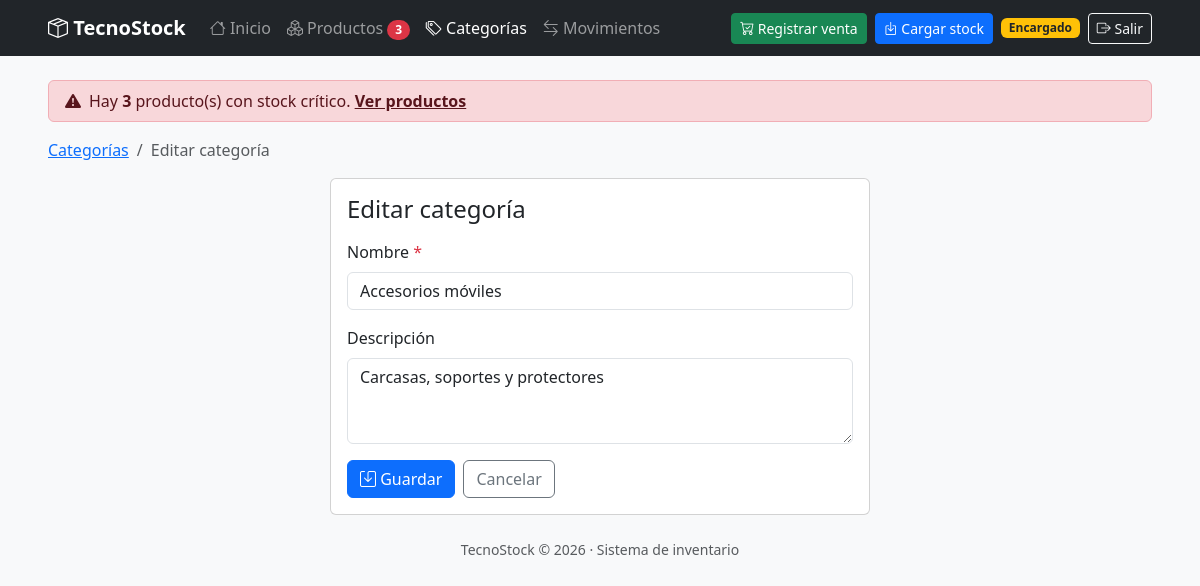
/categorias/form.php?id=5 (signed in), run on the app's committed database.
### tables this page shows
CREATE TABLE categoria (
    id_categoria INT          NOT NULL AUTO_INCREMENT,
    nombre       VARCHAR(60)  NOT NULL,
    descripcion  VARCHAR(255) NULL,
    estado       TINYINT(1)   NOT NULL DEFAULT 1,

    PRIMARY KEY (id_categoria),
    CONSTRAINT uq_categoria_nombre  UNIQUE (nombre),
    CONSTRAINT chk_categoria_estado CHECK (estado IN (0, 1))
);

### includes/funciones.php (called while the page is built, shortened)
<?php
function e($texto): string
{
    return htmlspecialchars((string) $texto, ENT_QUOTES, 'UTF-8');
}
function entero($valor, int $min = 0, int $max = 100000000): ?int
{
    $n = filter_var($valor, FILTER_VALIDATE_INT, [
        'options' => ['min_range' => $min, 'max_range' => $max],
    ]);
    return $n === false ? null : $n;
}

### categorias/form.php (the view, shortened to what this page needs)
<?php
require_once __DIR__ . '/../includes/sesion.php';
$id       = entero($_GET['id'] ?? null, 1);
$esEdicion = $id !== null;
$errores  = [];
$datos    = ['nombre' => '', 'descripcion' => ''];
if ($esEdicion) {
    $stmt = $pdo->prepare('SELECT nombre, descripcion FROM categoria WHERE id_categoria = ?');
    $stmt->execute([$id]);
    $actual = $stmt->fetch();
    $datos = ['nombre' => $actual['nombre'], 'descripcion' => (string) $actual['descripcion']];
}
$titulo  = $esEdicion ? 'Editar categoría' : 'Nueva categoría';
require __DIR__ . '/../includes/header.php';
?>
<nav aria-label="breadcrumb">
    <ol class="breadcrumb">
        <li class="breadcrumb-item"><a href="index.php">Categorías</a></li>
        <li class="breadcrumb-item active"><?= e($titulo) ?></li>
    </ol>
</nav>
<div class="row justify-content-center">
    <div class="col-lg-6">
        <div class="card">
            <div class="card-body">
                <h1 class="h4 mb-3"><?= e($titulo) ?></h1>
                <form method="post" class="needs-validation" novalidate>
                    <div class="mb-3">
                        <label for="nombre" class="form-label">Nombre <span class="text-danger">*</span></label>
                        <input type="text" id="nombre" name="nombre" maxlength="60" required
                               class="form-control<?= isset($errores['nombre']) ? ' is-invalid' : '' ?>"
                               value="<?= e($datos['nombre']) ?>">
                    </div>
                    <div class="mb-3">
                        <label for="descripcion" class="form-label">Descripción</label>
                        <textarea id="descripcion" name="descripcion" maxlength="255" rows="3"
                                  class="form-control<?= isset($errores['descripcion']) ? ' is-invalid' : '' ?>"><?= e($datos['descripcion']) ?></textarea>
                    </div>
                    <div class="d-flex gap-2">
                        <button type="submit" class="btn btn-primary"><i class="bi bi-save"></i> Guardar</button>
                        <a href="index.php" class="btn btn-outline-secondary">Cancelar</a>
                    </div>
                </form>
            </div>
        </div>
    </div>
</div>
<?php require __DIR__ . '/../includes/footer.php'; ?>

### data on the page
categoria: nombre "Accesorios móviles", descripcion "Carcasas, soportes y protectores"

### other printed values
$criticos "3"
$titulo "Editar categoría"
